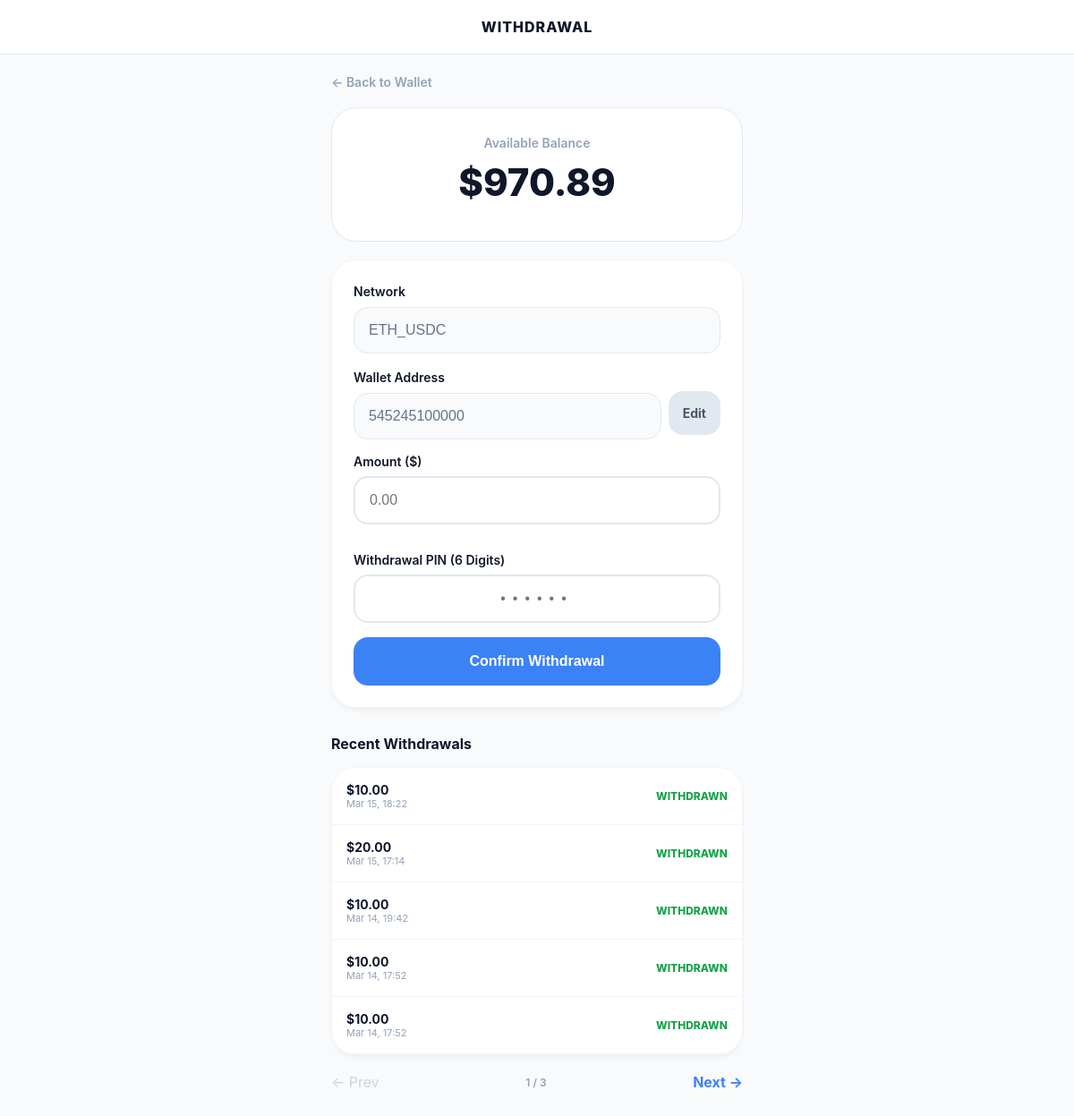
/withdraw/ (signed in), run on an earlier commit of the app's database.
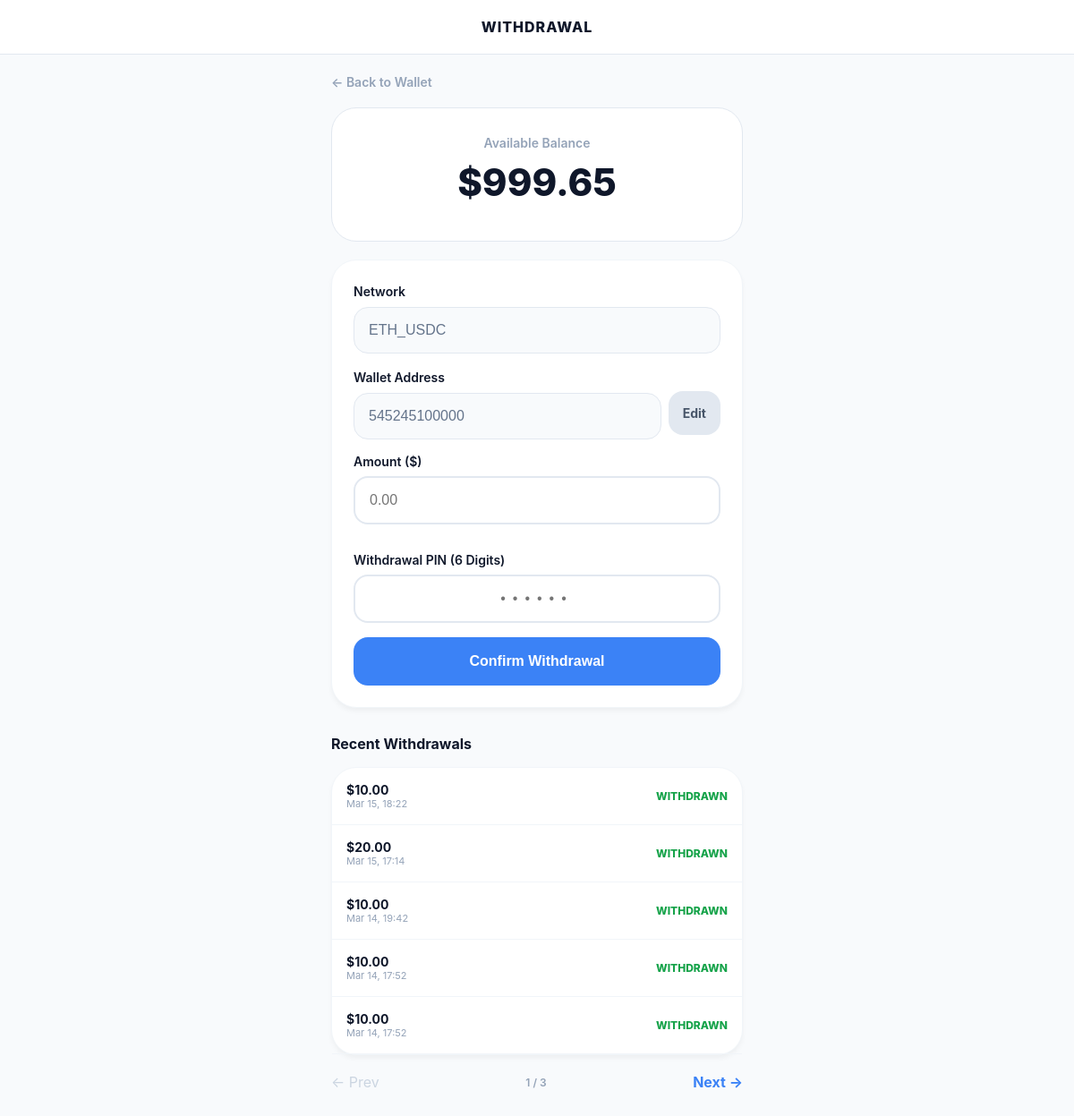
And on a later commit of the database.
### Catalog/models.py (models this page shows, shortened)
class Profile(models.Model):
    VIP_CONFIG = {
        1: {'rate': Decimal('1.0'), 'limit': 40},
        2: {'rate': Decimal('1.4'), 'limit': 45},
        3: {'rate': Decimal('2.0'), 'limit': 50},
        4: {'rate': Decimal('2.8'), 'limit': 55},
        5: {'rate': Decimal('4.0'), 'limit': 60},
    }
    user = models.OneToOneField(User, on_delete=models.CASCADE, related_name='profile')
    wallet_address = models.CharField(max_length=255, blank=True, null=True)
    network = models.CharField(max_length=50, default='ETH_USDC')
    balance = models.DecimalField(max_digits=12, decimal_places=2, default=Decimal('0.00'))
    phone_number = models.CharField(max_length=20, blank=True, null=True, unique=True)
    total_earned = models.DecimalField(max_digits=12, decimal_places=2, default=Decimal('0.00'))
    current_progress = models.IntegerField(default=0)
    vip_level = models.IntegerField(default=1)
    withdrawal_pin = models.CharField(max_length=6, default="000000")
    created_at = models.DateTimeField(auto_now_add=True)
    updated_at = models.DateTimeField(auto_now=True)

### Catalog/views.py (the view, shortened to what this page needs)
# urls.py: path('withdraw/', views.withdraw_funds, name='withdraw_funds'),
@login_required(login_url='user_login')
def withdraw_funds(request):
    profile = request.user.profile
    withdrawals = Order.objects.filter(user=request.user, status__in=['withdrawal', 'withdrawn']).order_by('-created_at')
    paginator = Paginator(withdrawals, 5)
    page_obj = paginator.get_page(request.GET.get('page'))
    return render(request, 'users/withdrawal.html', {'profile': profile, 'withdrawals': page_obj})

### Catalog/templates/users/withdrawal.html (shortened to what this page needs)
<!DOCTYPE html>
<html lang="en">
<head>
</head>
<body>
    <nav><span style="font-weight: 800; letter-spacing: 1px;">WITHDRAWAL</span></nav>
    <main class="container">
        <a href="{% url 'user_wallet' %}" class="back-link">← Back to Wallet</a>
        <div class="balance-card">
            <div style="font-size: 14px; color: var(--inactive); font-weight: 600;">Available Balance</div>
            <div style="font-size: 42px; font-weight: 800; color: var(--dark); margin: 10px 0;">${{ profile.balance|floatformat:2 }}</div>
        </div>
        <div class="card">
            <form method="POST">
                <label style="font-weight: 600; font-size: 14px;">Network</label>
                <input type="text" name="network" value="{{ profile.network|default:'Not Set' }}" readonly class="locked-input">
                <label style="font-weight: 600; font-size: 14px;">Wallet Address</label>
                <div style="display: flex; gap: 8px; align-items: center; margin-bottom: 16px;">
                    <input type="text" name="wallet_address" value="{{ profile.wallet_address|default:'Not Set' }}" readonly class="locked-input" style="margin-bottom: 0;">
                    <a href="{% url 'edit_wallet' %}" style="padding: 16px; background: #e2e8f0; color: #475569; text-decoration: none; border-radius: 16px; font-weight: 700; font-size: 14px;">Edit</a>
                </div>
                <label style="font-weight: 600; font-size: 14px; display: block;">Amount ($)</label>
                <input type="number" name="amount" id="amount" step="0.01" placeholder="0.00" required>
                <label style="font-weight: 600; font-size: 14px; display: block; margin-top: 15px;">Withdrawal PIN (6 Digits)</label>
                <input type="password"
                    name="pin"
                    id="pin"
                    placeholder="••••••"
                    inputmode="numeric"
                    pattern="[0-9]{6}"
                    maxlength="6"
                    required
                    style="letter-spacing: 8px; text-align: center;">
                <button type="submit">Confirm Withdrawal</button>
            </form>
        </div>
        <h3 style="font-size: 16px; margin-top: 30px;">Recent Withdrawals</h3>
        <div class="card" style="padding: 0;">
            {% for w in withdrawals %}
            <div style="padding: 16px; border-bottom: 1px solid #f1f5f9; display: flex; justify-content: space-between; align-items: center;">
                <div>
                    <div style="font-size: 14px; font-weight: 700;">${{ w.price }}</div>
                    <div style="font-size: 11px; color: var(--inactive);">{{ w.created_at|date:"M d, H:i" }}</div>
                </div>
                <div style="font-size: 12px; font-weight: 800; color: {% if w.status == 'withdrawn' %}#16a34a{% elif w.status == 'rejected' %}#ef4444{% else %}#f59e0b{% endif %};">
                    {{ w.status|upper }}
                </div>
            </div>
            {% empty %}
            <div style="padding: 20px; text-align: center; color: var(--inactive); font-size: 13px;">No history found</div>
            {% endfor %}
        </div>
        <div style="display: flex; justify-content: space-between; align-items: center; margin-top: 10px;">
            {% if withdrawals.has_previous %}
                <a href="?page={{ withdrawals.previous_page_number }}" style="text-decoration: none; font-weight: 700; color: var(--primary);">← Prev</a>
            {% else %} <span style="color: #cbd5e1;">← Prev</span> {% endif %}
            <span style="font-size: 12px; font-weight: 600; color: var(--inactive);">{{ withdrawals.number }} / {{ withdrawals.paginator.num_pages }}</span>
            {% if withdrawals.has_next %}
                <a href="?page={{ withdrawals.next_page_number }}" style="text-decoration: none; font-weight: 700; color: var(--primary);">Next →</a>
            {% else %} <span style="color: #cbd5e1;">Next →</span> {% endif %}
        </div>
    </main>
</body>
</html>

What changed in the data, as far as the page shows it:
changed Profile "ETH_USDC": balance "970.89" → "999.65"
